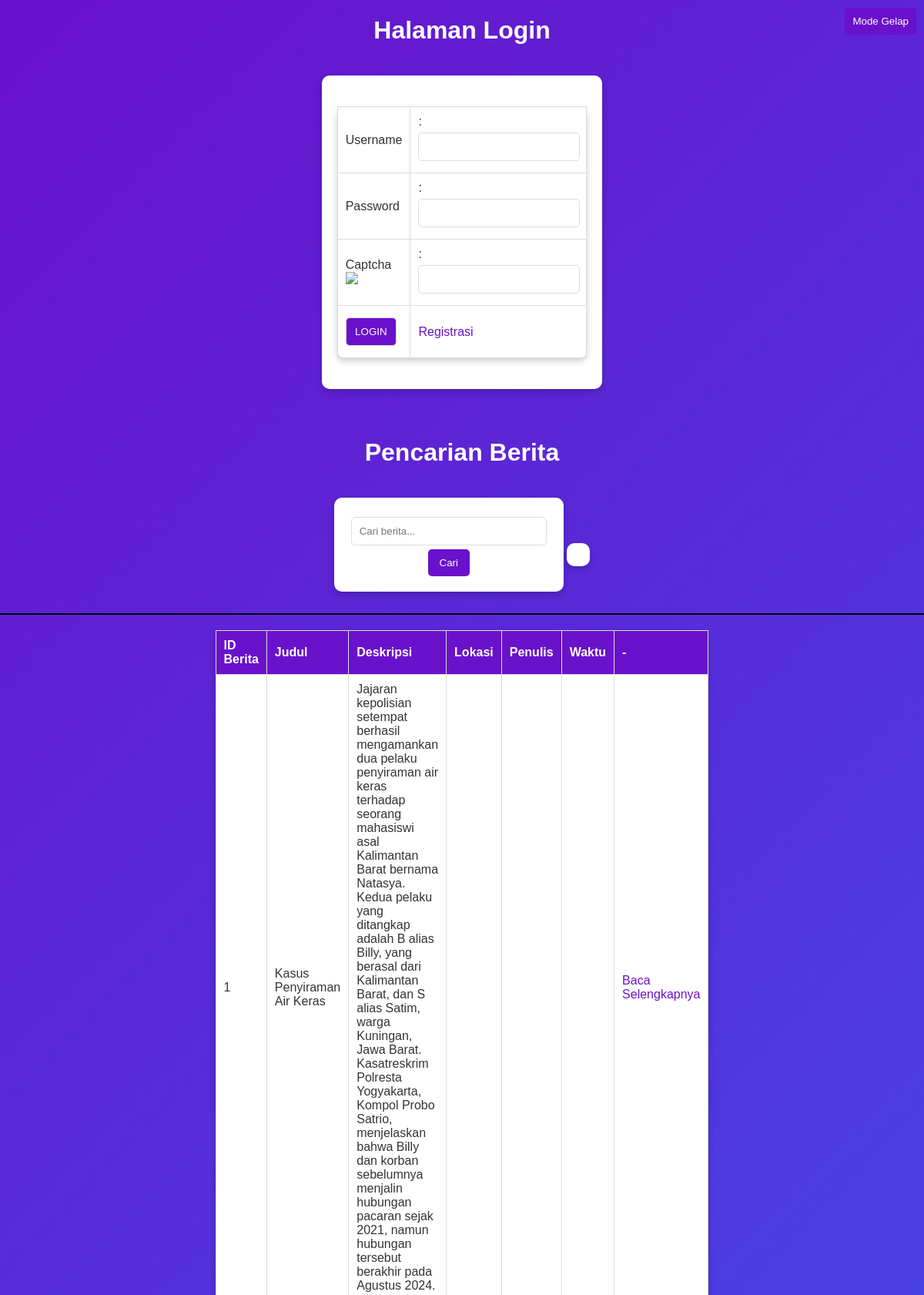
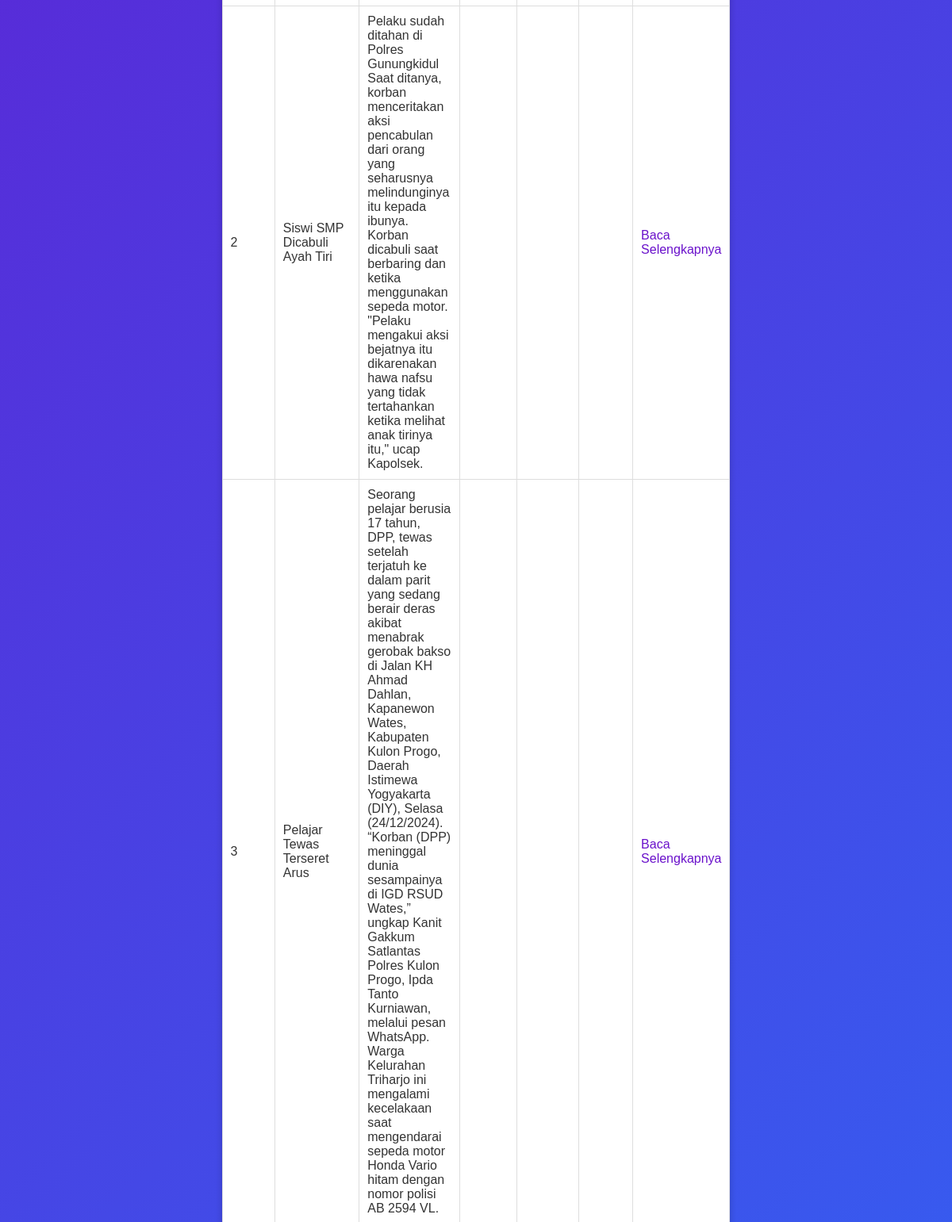
The page / (upper part) on the database its author committed (2 pictures, top to bottom).
### tables this page shows
CREATE TABLE `berita` (
  `id_berita` int(11) NOT NULL,
  `judul` varchar(255) NOT NULL,
  `deskripsi` text NOT NULL,
  `lokasi` varchar(255) DEFAULT NULL,
  `penulis` varchar(255) DEFAULT NULL,
  `waktu` date NOT NULL
);

### index.php (the view, shortened to what this page needs)
<?php
require 'koneksi.php';
$result = mysqli_query($con, "select * from berita");
$is_logged_in = isset($_SESSION['login']);
?>
<!DOCTYPE html>
<html>
<head>
    <link rel="stylesheet" href="style.css">
</head>
<body>
    <h1>Halaman Login</h1>
    <form method=post action=cek_login.php>
        <table class="mycss">
            <tr>
                <td>Username</td>
                <td> : <input name='id_user' type='text'></td>
            </tr>
            <tr>
                <td>Password</td>
                <td> : <input name='password' type='text'></td>
            </tr>
            <tr>
                <td>Captcha<br><img src='captcha.php' /></td>
                <td> : <input name='captcha_code' type='text'></td>
            </tr>
            <tr>
                <td colspan=><input type='submit' value='LOGIN'></td>
                <td><a href="registrasi.php">Registrasi</a></td>
            </tr>
        </table>
    </form><br><br>
    <h1>Pencarian Berita</h1>
    <form id="searchForm">
        <input type="text" id="searchInput" placeholder="Cari berita..." />
        <button type="submit">Cari</button>
    </form>
    <div id="result"></div>
    <hr>
    <table width='100%' border=1>
        <tr>
            <th>ID Berita</th>
            <th>Judul</th>
            <th>Deskripsi</th>
            <th>Lokasi</th>
            <th>Penulis</th>
            <th>Waktu</th>
            <th>-</th>
        </tr>
        <?php
        while ($user_data = mysqli_fetch_array($result)) {
            echo "<tr>";
            echo "<td>" . $user_data['id_berita'] . "</td>";
            echo "<td>" . $user_data['judul'] . "</td>";
            echo "<td>" . $user_data['deskripsi'] . "</td>";
            echo "<td>" . "</td>";
            echo "<td>" . "</td>";
            echo "<td>" . "</td>";
            if ($is_logged_in) {
                echo "<td><a href='index.php?id={$user_data['id_berita']}'>Baca Berita</a></td>";
            } else {
                echo "<td><a href='#' onclick='alertLogin()'>Baca Selengkapnya</a></td>";
            }
            echo "</tr>";
        }
        ?>
    </table>
    <br>
</body>
</html>

### style.css (style rules this page uses)
body { font-family: Arial, sans-serif; margin: 20px; }
h1 { color: #333; }
form { margin-bottom: 20px; }
input[type="text"] { padding: 10px; width: 300px; }
button { padding: 10px; }
#result { margin-top: 20px; }

### index.php (style rules this page uses)
body { font-family: Arial, sans-serif; margin: 0; padding: 0; background: linear-gradient(135deg, #6a11cb, #2575fc); color: #333; text-align: center; }
h1 { color: white; margin-bottom: 20px; }
form { background: white; padding: 20px; border-radius: 10px; box-shadow: 0 4px 8px rgba(0, 0, 0, 0.2); display: inline-block; margin-top: 20px; }
table { width: 50%; margin: 20px auto; border-collapse: collapse; background: white; box-shadow: 0 4px 8px rgba(0, 0, 0, 0.2); border-radius: 10px; }
table th, table td { padding: 10px; border: 1px solid #ddd; text-align: left; }
table th { background: #6a11cb; color: white; }
input[type="text"], input[type="submit"] { padding: 10px; width: 90%; margin: 5px 0; border: 1px solid #ddd; border-radius: 5px; }
input[type="submit"] { background: #6a11cb; color: white; cursor: pointer; }
button { padding: 10px 15px; border: none; border-radius: 5px; background: #6a11cb; color: white; cursor: pointer; }
#result { margin-top: 20px; background: white; padding: 15px; border-radius: 10px; box-shadow: 0 4px 8px rgba(0, 0, 0, 0.2); display: inline-block; }
a { text-decoration: none; color: #6a11cb; }
hr { border: 1px solid black; }
table.mycss { width: 100%; }

### rows shown on the page
berita: id_berita "1", judul "Kasus Penyiraman Air Keras", deskripsi "Jajaran kepolisian setempat berhasil mengamankan dua pelaku penyiraman air keras terhadap seorang mahasiswi asal Kalimantan Barat bernama Natasya. Kedua pelaku yang ditangkap adalah B alias Billy, yang berasal dari Kalimantan Barat, dan S alias Satim, warga Kuningan, Jawa Barat. Kasatreskrim Polresta Yogyakarta, Kompol Probo Satrio, menjelaskan bahwa Billy dan korban sebelumnya menjalin hubungan pacaran sejak 2021, namun hubungan tersebut berakhir pada Agustus 2024."
berita: id_berita "2", judul "Siswi SMP Dicabuli Ayah Tiri", deskripsi "Pelaku sudah ditahan di Polres Gunungkidul Saat ditanya, korban menceritakan aksi pencabulan dari orang yang seharusnya melindunginya itu kepada ibunya. Korban dicabuli saat berbaring dan ketika menggunakan sepeda motor. \"Pelaku mengakui aksi bejatnya itu dikarenakan hawa nafsu yang tidak tertahankan ketika melihat anak tirinya itu,\" ucap Kapolsek."
berita: id_berita "3", judul "Pelajar Tewas Terseret Arus", deskripsi "Seorang pelajar berusia 17 tahun, DPP, tewas setelah terjatuh ke dalam parit yang sedang berair deras akibat menabrak gerobak bakso di Jalan KH Ahmad Dahlan, Kapanewon Wates, Kabupaten Kulon Progo, Daerah Istimewa Yogyakarta (DIY), Selasa (24/12/2024). “Korban (DPP) meninggal dunia sesampainya di IGD RSUD Wates,” ungkap Kanit Gakkum Satlantas Polres Kulon Progo, Ipda Tanto Kurniawan, melalui pesan WhatsApp. Warga Kelurahan Triharjo ini mengalami kecelakaan saat mengendarai sepeda motor Honda Vario hitam dengan nomor polisi AB 2594 VL."
